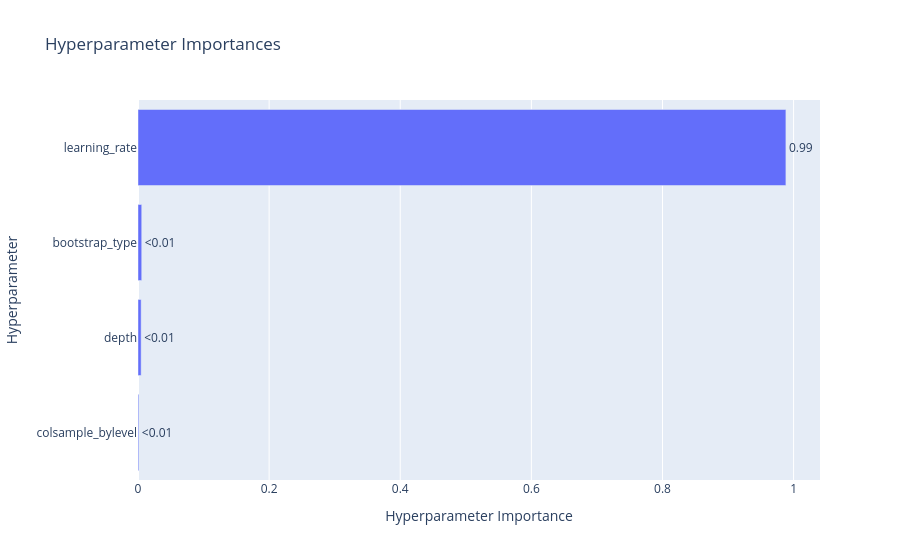

This figure's notebook cell:
### Code cell
# Важность гиперпараметров
hyper_imp = optuna.visualization.plot_param_importances(study)
hyper_imp.show() 

plt.savefig(os.path.join(ASSETS_DIR, 'hyper_imp'))

### Figure 1 — Plotly figure (JSON) as saved in the notebook; plotly's stock layout.template omitted (floating-point values rounded to 4 significant figures)
{"data": [{"cliponaxis": false, "hovertemplate": ["colsample_bylevel (FloatDistribution): 0.0012610277919885787<extra></extra>", "depth (IntDistribution): 0.0047873726925114525<extra></extra>", "bootstrap_type (CategoricalDistribution): 0.005691734913626179<extra></extra>", "learning_rate (FloatDistribution): 0.9882598646018738<extra></extra>"], "name": "Objective Value", "orientation": "h", "text": ["<0.01", "<0.01", "<0.01", "0.99"], "textposition": "outside", "type": "bar", "x": [0.001261, 0.004787, 0.005692, 0.9883], "y": ["colsample_bylevel", "depth", "bootstrap_type", "learning_rate"]}], "layout": {"title": {"text": "Hyperparameter Importances"}, "xaxis": {"title": {"text": "Hyperparameter Importance"}}, "yaxis": {"title": {"text": "Hyperparameter"}}}}
